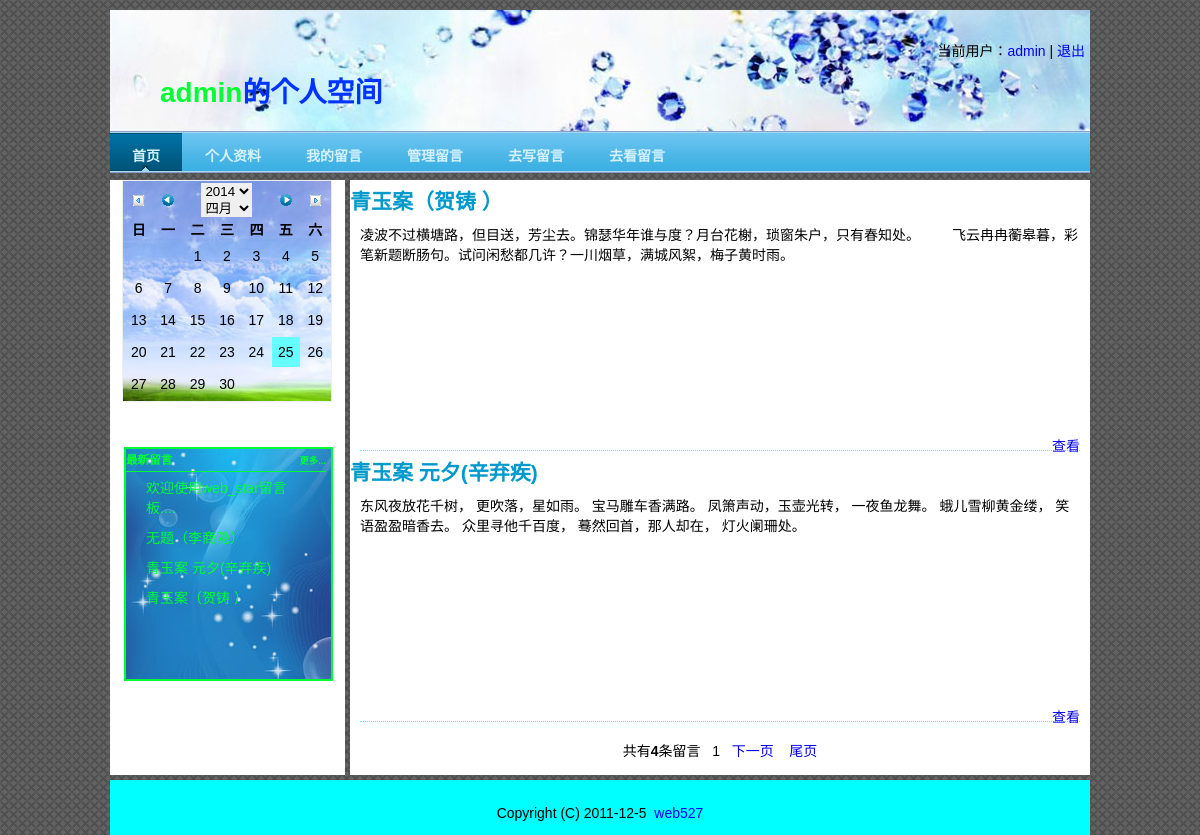
The page /user/user.php (signed in) on the database its author committed.
### tables this page shows
CREATE TABLE `web_star` (
  `id` int(11) NOT NULL auto_increment COMMENT '用户自增id',
  `username` varchar(16) NOT NULL COMMENT '用户名',
  `title` varchar(16) NOT NULL COMMENT '提交的标题',
  `content` varchar(480) NOT NULL COMMENT '提交的内容',
  `good` varchar(16) NOT NULL default '0' COMMENT '好评',
  `bad` varchar(16) NOT NULL default '0' COMMENT '差评',
  `time` int(11) NOT NULL COMMENT '提交的时间',
  PRIMARY KEY  (`id`)
);

### include/class/mysql_db_class.php (called while the page is built, shortened)
<?php
 class mysql{
   private $db_host;
   private $db_name;
   private $db_pass;
   function __construct($db_host,$db_name,$db_pass,$db_database,$conn,$code){
     $this->db_host = $db_host;
	 $this->db_name = $db_name;
	 $this->db_pass = $db_pass;
	 $this->db_database = $db_database;
	 $this->code = $code;
   }
   function connect(){
     if($this->conn = "pconn"){
		if(!$this->conn = mysql_pconnect($this->db_host,$this->db_name,$this->db_pass)){
		   $this->error("服务器连接失败！");
		}
	 }
	 else{
	    if(!$this->conn = mysql_connect($this->db_host,$this->db_name,$this->db_pass)){
		   $this->error("服务器连接失败！");
		}
	 }
   }
   function query($sql){
		if(!$query = mysql_query($sql)){
		   $this->error('Query Error:'.$sql);
		}
		return $query;
   }
   function fetch_array($query,$result_type = MYSQL_ASSOC){
		return mysql_fetch_array($query,$result_type);
   }
   function select($table,$condition='',$parameters='*'){
		if(!$sel = $this->query("select $parameters from $table $condition")){
			$this->error("查询表".$table."中的数据失败！");
		}
		return $sel;
   }
   function num_rows($query){
        $num = mysql_num_rows($query);
		return $num;
   }
 }

### conn/connect.php (called while the page is built, shortened)
<?php
include WEB."include/class/mysql_db_class.php";
$db = new mysql("localhost","root","yu","web_star","conn","UTF8");

### user/user.php (the view, shortened to what this page needs)
<?php
include "../conn/connect.php";
include WEB."include/class/page.class.php";
?>
<!DOCTYPE html PUBLIC "-//W3C//DTD XHTML 1.0 Transitional//EN" "http://www.w3.org/TR/xhtml1/DTD/xhtml1-transitional.dtd">
<html xmlns="http://www.w3.org/1999/xhtml">
<head>
<link type="text/css" rel="stylesheet" href="../css/user.css" />
</head>
<body>
<div id="wrap">
   <div id="header">
	 <?php
      include WEB."include/subpage/top.php";
      ?>
   </div>
   <div id="content">
     <div id="left">
	 <?php
      include WEB."include/subpage/left.php";
     ?>
     </div>
     <div id="right">
         <div class="article">
         <?php
          $sql = $db->select('web_star',"where username='$_SESSION[name]'");
          $total = $db->num_rows($sql);
          $pagesize = 2;
          $page = new page($total,$pagesize);
          $result = $db->select('web_star',"where username='$_SESSION[name]' order by id desc {$page->limit}");
          while($rows = $db->fetch_array($result)){
         ?>
           <h2><?=$rows['title'] ?></h2>
           <div class="article_con">
              <div class="article_con_c">
               <?php
			     echo $rows['content'];
			   ?>
               </div>
             <div class="article_con_show">
                <a href="user_show.php?id=<?php echo $rows['id'] ?>">查看</a>
           </div>
           </div>
         <?php
          }
         ?>
         </div>
         <div class="page">
          <?php echo $page->fpage() ?>
         </div>
     </div>
   </div>
   <div id="footer">
	  <?php
       include WEB."include/subpage/bottom.php";
      ?>
   </div>
</div>
</body>
</html>

### include/subpage/left.php (shortened to what this page needs)
<div id="calendar">
<?php
include WEB."include/class/calendar.class.php";
?>
</div>
<div id="new_words">
 <div class="words_title">
   <h5>最新留言</h5>
   <h6><a href="user_message.php">更多...</a></h6>
 </div>
 <?php
     $query = $db->select('web_star',"where username='$_SESSION[name]' limit 0,8");
     while($rows = $db->fetch_array($query)){
 ?>
 <ul>
   <li><a href="user_show.php?id=<?php echo $rows['id'] ?>">
    <?php
	 echo mb_substr($rows['title'],0,28,'utf-8');
	 if(strlen($rows['title'])>28){
	   echo "....";
	 }
	?>
   </a></li>
 </ul>
 <?php
   }
 ?>
</div>

### css/user.css (style rules this page uses)
* { margin:0px; padding:0px; border:0px; }
body { font-family:宋体,Arial, Helvetica, sans-serif; background:url(../images/user_bg.gif); font-size:14px; }
a { text-decoration:none; }
ul { list-style:none; }
#wrap { width:980px; margin:0 auto; }
#header { margin-top:10px; width:980px; height:170px; }
#content { width:980px; height:600px; }
#left { width:235px; height:595px; float:left; background-color:#FFF; }
#new_words { width:205px; height:230px; margin-top:45px; margin-left:14px; border:2px solid #0F3; background:url(../images/new_words_bg.jpg); }
#new_words ul li { padding:5px 20px; }
#new_words ul li a,.words_title h6 a { color:#0F3; }
.words_title { width:200px; height:20px; border-bottom:1px solid #0F3; color:#00F }
.words_title h5 { margin-top:2px; color:#0F3; }
.words_title h6 { float:right; margin-top:-14px; }
#right { width:740px; height:595px; float:left; margin-left:5px; background-color:#FFF; }
#right .article { width:740px; height:550px; }
#right .article h2 { color:#09C; padding-top:5px; }
#right .article_con { width:720px; height:225px; margin-left:10px; padding-top:10px; border-bottom:1px dotted #3FF; }
#right .article_con_c { line-height:20px; height:210px; }
#right .article .article_con_show { float:right; }
#right .page { width:740px; height:30px; text-align:center; padding-top:10px; }
#footer { width:980px; height:30px; clear:both; padding-top:25px; text-align:center; background-color:#0FF; }

### rows shown on the page
web_star: title "欢迎使用web_star留言板"
web_star: title "无题（李商隐）"
web_star: title "青玉案 元夕(辛弃疾)", content "东风夜放花千树， 更吹落，星如雨。 宝马雕车香满路。 凤箫声动，玉壶光转， 一夜鱼龙舞。 蛾儿雪柳黄金缕， 笑语盈盈暗香去。 众里寻他千百度， 蓦然回首，那人却在， 灯火阑珊处。"
web_star: title "青玉案（贺铸 ）", content "凌波不过横塘路，但目送，芳尘去。锦瑟华年谁与度？月台花榭，琐窗朱户，只有春知处。 飞云冉冉蘅皋暮，彩笔新题断肠句。试问闲愁都几许？一川烟草，满城风絮，梅子黄时雨。"

### other values the page prints
$_SESSION['name'] "admin"
$_SESSION[name] "admin"
$week[$i] "日"
$week[$i] "一"
$week[$i] "二"
$week[$i] "三"
$week[$i] "四"
$week[$i] "五"
$week[$i] "六"
$this->total "4"
$this->config["header"] "条留言"
$page->fpage() "1"
$this->config["next"] "下一页"
$this->config["last"] "尾页"
form field year "2014"
